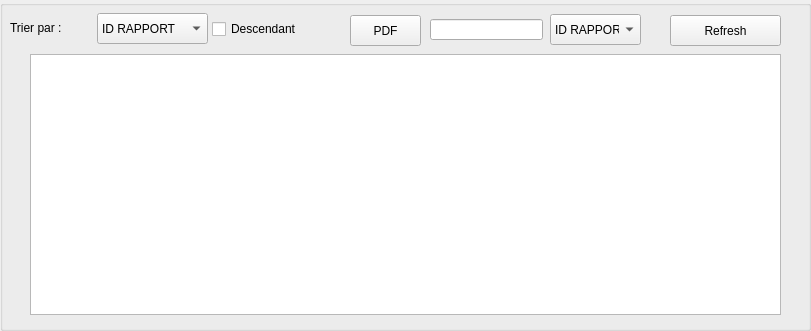
       <widget class="QGroupBox" name="groupBox_affichage">
        <property name="geometry">
         <rect>
          <x>40</x>
          <y>30</y>
          <width>811</width>
          <height>331</height>
         </rect>
        </property>
        <property name="title">
         <string/>
        </property>
        <widget class="QLabel" name="label_31">
         <property name="geometry">
          <rect>
           <x>10</x>
           <y>20</y>
           <width>91</width>
           <height>16</height>
          </rect>
         </property>
         <property name="text">
          <string>Trier par :</string>
         </property>
        </widget>
        <widget class="QComboBox" name="comboBox_trie">
         <property name="geometry">
          <rect>
           <x>97</x>
           <y>13</y>
           <width>111</width>
           <height>31</height>
          </rect>
         </property>
         <item>
          <property name="text">
           <string>ID RAPPORT</string>
          </property>
         </item>
         <item>
          <property name="text">
           <string>OBJET</string>
          </property>
         </item>
         <item>
          <property name="text">
           <string>ID AUDITEUR</string>
          </property>
         </item>
         <item>
          <property name="text">
           <string>DATE DE CREATION</string>
          </property>
         </item>
         <item>
          <property name="text">
           <string>RESULTAT</string>
          </property>
         </item>
         <item>
          <property name="text">
           <string>RECOMMENDATION</string>
          </property>
         </item>
         <item>
          <property name="text">
           <string>NOM ENTREPRISE</string>
          </property>
         </item>
        </widget>
        <widget class="QCheckBox" name="checkBox">
         <property name="geometry">
          <rect>
           <x>212</x>
           <y>19</y>
           <width>111</width>
           <height>20</height>
          </rect>
         </property>
         <property name="text">
          <string>Descendant</string>
         </property>
        </widget>
        <widget class="QTableView" name="tableView">
         <property name="geometry">
          <rect>
           <x>30</x>
           <y>54</y>
           <width>751</width>
           <height>261</height>
          </rect>
         </property>
         <property name="cursor" stdset="0">
          <cursorShape>PointingHandCursor</cursorShape>
         </property>
        </widget>
        <widget class="QPushButton" name="pushButton_afficher">
         <property name="geometry">
          <rect>
           <x>670</x>
           <y>15</y>
           <width>111</width>
           <height>31</height>
          </rect>
         </property>
         <property name="styleSheet">
          <string notr="true"/>
         </property>
         <property name="text">
          <string>Refresh</string>
         </property>
        </widget>
        <widget class="QPushButton" name="pushButton_pdf">
         <property name="geometry">
          <rect>
           <x>350</x>
           <y>15</y>
           <width>71</width>
           <height>31</height>
          </rect>
         </property>
         <property name="text">
          <string>PDF</string>
         </property>
        </widget>
        <widget class="QLineEdit" name="lineEdit_pdf">
         <property name="geometry">
          <rect>
           <x>430</x>
           <y>19</y>
           <width>113</width>
           <height>21</height>
          </rect>
         </property>
        </widget>
        <widget class="QComboBox" name="comboBox_rech">
         <property name="geometry">
          <rect>
           <x>550</x>
           <y>14</y>
           <width>91</width>
           <height>31</height>
          </rect>
         </property>
         <item>
          <property name="text">
           <string>ID RAPPORT</string>
          </property>
         </item>
         <item>
          <property name="text">
           <string>OBJET</string>
          </property>
         </item>
         <item>
          <property name="text">
           <string>ID AUDITEUR</string>
          </property>
         </item>
         <item>
          <property name="text">
           <string>DATE CREATION</string>
          </property>
         </item>
         <item>
          <property name="text">
           <string>RESULTAT</string>
          </property>
         </item>
         <item>
          <property name="text">
           <string>RECOMMENDATION</string>
          </property>
         </item>
         <item>
          <property name="text">
           <string>NOM ENTREPRISE</string>
          </property>
         </item>
        </widget>
       </widget>
